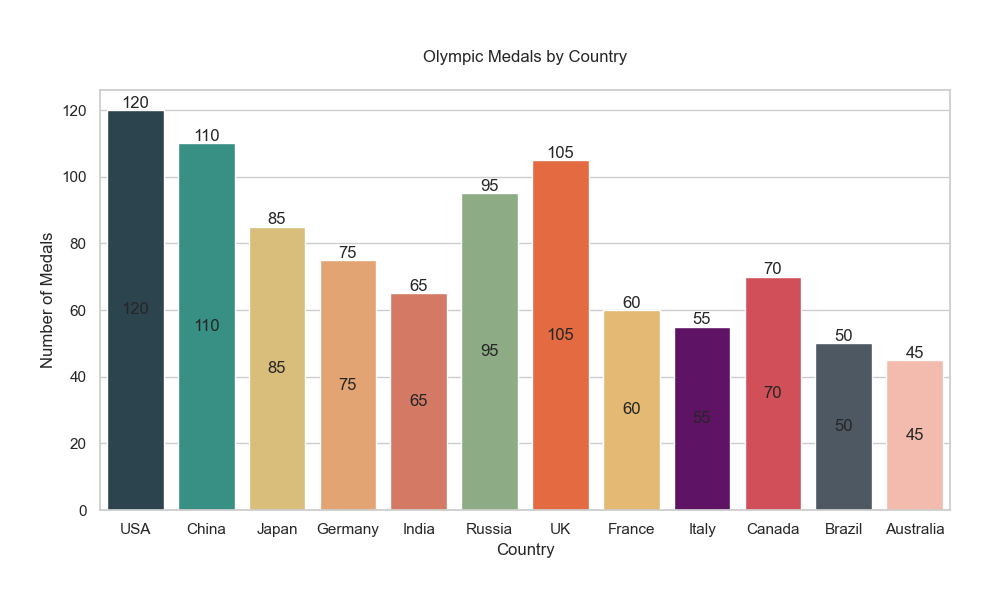

Here is the Python script that generated this plot:

import seaborn as sns
import pandas as pd
import matplotlib.pyplot as plt

# Data
data = {
    'Country': ['USA', 'China', 'Japan', 'Germany', 'India', 'Russia', 
                'UK', 'France', 'Italy', 'Canada', 'Brazil', 'Australia'],
    'Medals': [120, 110, 85, 75, 65, 95, 105, 60, 55, 70, 50, 45]
}

# Create DataFrame
df = pd.DataFrame(data)

# seaborn style
sns.set_theme(style="whitegrid")

# Create a color palette
palette = ['#264653', '#2a9d8f', '#e9c46a', '#f4a261', '#e76f51', 
           '#8ab17d', '#fe5d26', '#f6bd60', '#6a0572', '#e63946', 
           '#495867', '#ffb4a2']

# Initialize the matplotlib figure
f, ax = plt.subplots(figsize=(10, 6))

# Plot the Medals
sns.barplot(x="Country", y="Medals", data=df, palette=palette)

# Customize the axes and title
ax.set_xlabel('Country')
ax.set_ylabel('Number of Medals')
ax.set_title('Olympic Medals by Country', pad=20)

# Show values on bars
for p in ax.patches:
    height = p.get_height()
    plt.text(p.get_x() + p.get_width() / 2., height + 2,
             '{:1.0f}'.format(height),
             ha='center', va='center')

# Set the band width
ax.bar_label(ax.containers[0], label_type='center')

# Set the margins
plt.subplots_adjust(left=0.1, right=0.95, top=0.85, bottom=0.15)

# Show the plot
plt.show()
